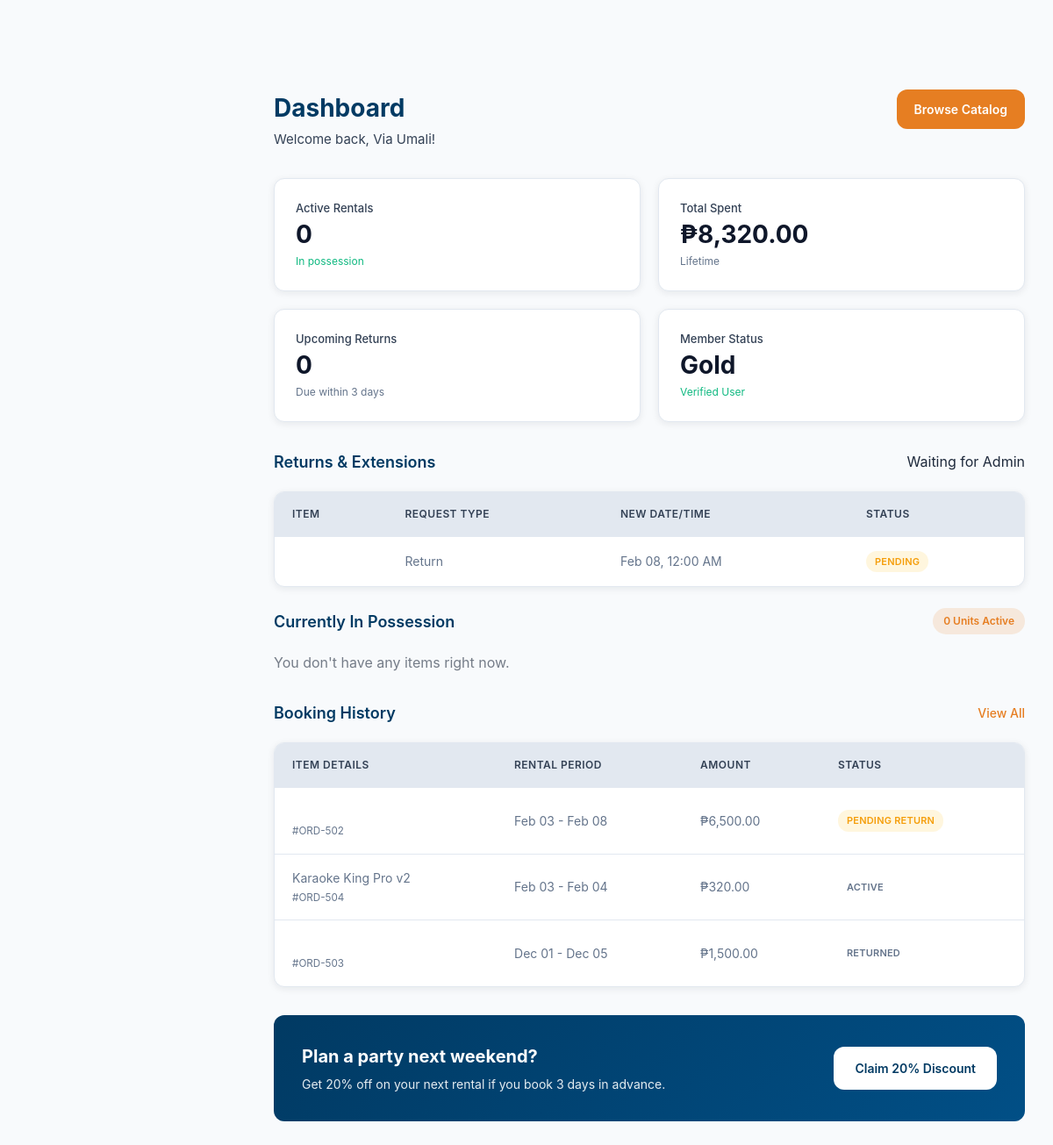
Page /client/dashboard/dashboard.php (signed in) on the committed database.
### tables this page shows
CREATE TABLE IF NOT EXISTS `users` (
  `id` int(11) NOT NULL AUTO_INCREMENT,
  `full_name` varchar(100) DEFAULT NULL,
  `email` varchar(100) NOT NULL,
  `phone` varchar(20) DEFAULT NULL,
  `password` varchar(255) NOT NULL,
  `profile_picture` longblob DEFAULT NULL,
  `id_front` longblob DEFAULT NULL,
  `id_back` longblob DEFAULT NULL,
  `address` text DEFAULT NULL,
  `role` enum('admin','customer') DEFAULT 'customer',
  `created_at` timestamp NOT NULL DEFAULT current_timestamp(),
  `updated_at` timestamp NOT NULL DEFAULT current_timestamp() ON UPDATE current_timestamp(),
  `reset_token` varchar(255) DEFAULT NULL,
  `reset_expiry` datetime DEFAULT NULL,
  `membership_level` varchar(20) DEFAULT 'Bronze',
  PRIMARY KEY (`id`),
  UNIQUE KEY `email` (`email`)
);

CREATE TABLE IF NOT EXISTS `rental` (
  `order_id` int(11) NOT NULL AUTO_INCREMENT,
  `user_id` int(11) DEFAULT NULL,
  `rental_status` varchar(50) DEFAULT NULL,
  `total_price` decimal(10,2) DEFAULT NULL,
  `late_fee` decimal(10,2) DEFAULT 0.00,
  `venue` varchar(255) DEFAULT NULL,
  `customer_address` text DEFAULT NULL,
  `start_date` date DEFAULT NULL,
  `end_date` date DEFAULT NULL,
  PRIMARY KEY (`order_id`),
  KEY `fk_user_rental` (`user_id`)
);

CREATE TABLE IF NOT EXISTS `item` (
  `item_id` int(11) NOT NULL AUTO_INCREMENT,
  `item_name` varchar(255) NOT NULL,
  `description` text DEFAULT NULL,
  `category` varchar(100) DEFAULT NULL,
  `image` varchar(255) DEFAULT NULL,
  `rating` decimal(3,1) DEFAULT NULL,
  `reviews` int(11) DEFAULT NULL,
  `price_per_day` decimal(10,2) NOT NULL,
  `deposit` decimal(10,2) DEFAULT NULL,
  `condition` varchar(100) DEFAULT NULL,
  `status` varchar(50) DEFAULT 'Available',
  `maintenance_notes` text DEFAULT NULL,
  `total_times_rented` int(11) DEFAULT 0,
  PRIMARY KEY (`item_id`)
);

### client/dashboard/dashboard.php (the view, shortened to what this page needs)
<?php
include '../../shared/php/db_connection.php';
$user_id = $_SESSION['user_id'];
$user_query = mysqli_query($conn, "SELECT full_name, membership_level FROM USERS WHERE id = $user_id");
$user_data = mysqli_fetch_assoc($user_query);
$member_status = $user_data['membership_level'] ?? 'Bronze';
$res_spent = mysqli_query($conn, "SELECT SUM(total_price) AS total FROM RENTAL WHERE user_id = $user_id");
$total_spent = mysqli_fetch_assoc($res_spent)['total'] ?? 0;
$res_active = mysqli_query($conn, "SELECT COUNT(*) AS active_count FROM RENTAL WHERE user_id = $user_id AND rental_status = 'Rented'");
$active_count = mysqli_fetch_assoc($res_active)['active_count'] ?? 0;
$res_upcoming = mysqli_query($conn, "SELECT COUNT(*) AS upcoming FROM RENTAL WHERE user_id = $user_id AND rental_status = 'Rented' AND end_date BETWEEN CURDATE() AND DATE_ADD(CURDATE(), INTERVAL 3 DAY)");
$upcoming_returns = mysqli_fetch_assoc($res_upcoming)['upcoming'] ?? 0;
$pending_query = "SELECT r.*, i.item_name FROM RENTAL r
                  LEFT JOIN RENTAL_ITEM ri ON r.order_id = ri.order_id
                  LEFT JOIN ITEM i ON ri.item_id = i.item_id
                  WHERE r.user_id = $user_id
                  AND r.rental_status IN ('Pending Return', 'Pending Extension')";
$pending_result = mysqli_query($conn, $pending_query);
$active_rentals_query = "SELECT r.*, i.item_name FROM RENTAL r
                         LEFT JOIN RENTAL_ITEM ri ON r.order_id = ri.order_id
                         LEFT JOIN ITEM i ON ri.item_id = i.item_id
                         WHERE r.user_id = $user_id AND r.rental_status = 'Rented'";
$active_result = mysqli_query($conn, $active_rentals_query);
$history_query = "SELECT r.*, i.item_name FROM RENTAL r
                  LEFT JOIN RENTAL_ITEM ri ON r.order_id = ri.order_id
                  LEFT JOIN ITEM i ON ri.item_id = i.item_id
                  WHERE r.user_id = $user_id ORDER BY r.start_date DESC LIMIT 5";
$history_result = mysqli_query($conn, $history_query);
$current_db_status = $user_data['membership_level'] ?? 'Bronze';
$new_status = $current_db_status;
if ($total_spent >= 10000) {
    $new_status = 'Platinum';
} elseif ($total_spent >= 5000) {
    $new_status = 'Gold';
} elseif ($total_spent >= 1000) {
    $new_status = 'Silver';
}
if ($new_status != $current_db_status) {
    mysqli_query($conn, "UPDATE USERS SET membership_level = '$new_status' WHERE id = $user_id");
    $member_status = $new_status;
} else {
    $member_status = $current_db_status;
}
?>
<!DOCTYPE html>
<html lang="en">
<head>
    <link rel="stylesheet" href="../../shared/css/theme.css">
    <link rel="stylesheet" href="../../shared/css/globals.css">
    <link rel="stylesheet" href="../dashboard/dashboard.css">
</head>
<body>
    <div class="app-container">
        <main class="main-content">
            <div class="content-area">
                <div class="page-header-dashboard">
                    <div class="page-header-info">
                        <h1 class="page-title">Dashboard</h1>
                        <p class="page-subtitle">Welcome back, <?php echo htmlspecialchars($user_data['full_name']); ?>!</p>
                    </div>
                    <div class="page-header-actions">
                        <a href="../catalog/catalog.php" class="btn-new">Browse Catalog</a>
                    </div>
                </div>
                <section class="kpi-panel">
                    <div class="kpi-row">
                        <article class="kpi-card">
                            <div class="kpi-content">
                                <div class="kpi-label">Active Rentals</div>
                                <div class="kpi-value"><?php echo $active_count; ?></div>
                                <div class="kpi-sub positive">In possession</div>
                            </div>
                        </article>
                        <article class="kpi-card">
                            <div class="kpi-content">
                                <div class="kpi-label">Total Spent</div>
                                <div class="kpi-value">₱<?php echo number_format($total_spent, 2); ?></div>
                                <div class="kpi-sub">Lifetime</div>
                            </div>
                        </article>
                        <article class="kpi-card">
                            <div class="kpi-content">
                                <div class="kpi-label">Upcoming Returns</div>
                                <div class="kpi-value"><?php echo $upcoming_returns; ?></div>
                                <div class="kpi-sub <?php echo ($upcoming_returns > 0) ? 'warning' : ''; ?>">Due within 3 days</div>
                            </div>
                        </article>
                        <article class="kpi-card">
                            <div class="kpi-content">
                                <div class="kpi-label">Member Status</div>
                                <div class="kpi-value"><?php echo htmlspecialchars($member_status); ?></div>
                                <div class="kpi-sub positive">Verified User</div>
                            </div>
                        </article>
                    </div>
                </section>
                <section class="requests-section">
                    <div class="section-header">
                        <h2 class="section-title">Returns & Extensions</h2>
                        <span class="status-tag">Waiting for Admin</span>
                    </div>
                    <div class="history-panel">
                        <table class="history-table">
                            <thead>
                                <tr>
                                    <th>Item</th>
                                    <th>Request Type</th>
                                    <th>New Date/Time</th>
                                    <th>Status</th>
                                </tr>
                            </thead>
                            <tbody>
                                <?php if (mysqli_num_rows($pending_result) > 0): ?>
                                    <?php while($row = mysqli_fetch_assoc($pending_result)): ?>
                                    <tr>
                                        <td><strong><?php echo htmlspecialchars($row['item_name']); ?></strong></td>
                                        <td><?php echo ($row['rental_status'] == 'Pending Return') ? 'Return' : 'Extension'; ?></td>
                                        <td><?php echo date('M d, g:i A', strtotime($row['end_date'])); ?></td>
                                        <td><span class="status-pill status-pending">Pending</span></td>
                                    </tr>
                                    <?php endwhile; ?>
                                <?php else: ?>
                                    <tr><td colspan="4" style="text-align:center; opacity: 0.6; padding: 15px;">No pending requests.</td></tr>
                                <?php endif; ?>
                            </tbody>
                        </table>
                    </div>
                </section>
                <section class="active-rentals-section">
                    <div class="section-header">
                        <h2 class="section-title">Currently In Possession</h2>
                        <span class="units-badge"><?php echo $active_count; ?> Units Active</span>
                    </div>
                    <div class="rental-cards-row">
                        <?php if (mysqli_num_rows($active_result) > 0): ?>
                            <?php while($row = mysqli_fetch_assoc($active_result)): ?>
                            <article class="rental-card">
                                <div class="card-top">
                                    <div class="card-info">
                                        <span class="badge status-rented">Rented</span>
                                        <h3 class="card-title"><?php echo htmlspecialchars($row['item_name']); ?></h3>
                                        <div class="card-meta">Due: <?php echo date('M d, Y', strtotime($row['end_date'])); ?></div>
                                    </div>
                                </div>
                                <div class="card-actions">
    <form method="POST" action="dashboard.php" style="display:inline;">
        <input type="hidden" name="order_id" value="<?php echo $row['order_id']; ?>">
        <button type="submit" name="action" value="extend" class="btn-extend">Extend</button>
    </form>
    <form method="POST" action="dashboard.php" style="display:inline;">
        <input type="hidden" name="order_id" value="<?php echo $row['order_id']; ?>">
        <button type="submit" name="action" value="return" class="btn-return">Return</button>
    </form>
</div>
                            </article>
                            <?php endwhile; ?>
                        <?php else: ?>
                            <p style="grid-column: 1/-1; opacity: 0.6;">You don't have any items right now.</p>
                        <?php endif; ?>
                    </div>
                </section>
                <section class="history-section">
                    <div class="section-header">
                        <h2 class="section-title">Booking History</h2>
                        <a href="../bookinghistory/bookinghistory.php" class="view-all-link">View All</a>
                    </div>
                    <div class="history-panel">
                        <table class="history-table">
                            <thead>
                                <tr>
                                    <th>Item Details</th>
                                    <th>Rental Period</th>
                                    <th>Amount</th>
                                    <th>Status</th>
                                </tr>
                            </thead>
                            <tbody>
                                <?php while($row = mysqli_fetch_assoc($history_result)): ?>
                                <tr>
                                    <td><?php echo htmlspecialchars($row['item_name']); ?> <br> <small>#ORD-<?php echo $row['order_id']; ?></small></td>
                                    <td><?php echo date('M d', strtotime($row['start_date'])) . " - " . date('M d', strtotime($row['end_date'])); ?></td>
                                    <td>₱<?php echo number_format($row['total_price'], 2); ?></td>
                                    <td><span class="status-pill status-<?php echo strtolower($row['rental_status']); ?>"><?php echo $row['rental_status']; ?></span></td>
                                </tr>
                                <?php endwhile; ?>
                            </tbody>
                        </table>
                    </div>
                </section>
                <section class="promo-banner">
                    <div class="promo-content">
                        <div class="promo-text">
                            <h3>Plan a party next weekend?</h3>
                            <p>Get 20% off on your next rental if you book 3 days in advance.</p>
                        </div>
                        <a href="../client/catalog/catalog.html" class="promo-cta">Claim 20% Discount</a>
                    </div>
                </section>
            </div>
        </main>
    </div>
</body>
</html>

### shared/css/theme.css (style rules this page uses)
:root { --brand-primary: #013A63; --brand-primary-light: #014F86; --brand-primary-dark: #012A4A; --accent: #E67E22; --accent-hover: #D35400; --accent-light: #FFAA60; --accent-soft: #FFA970; --accent-muted: rgba(230, 126, 34, 0.15); --bg-primary: #F8FAFC; --bg-secondary: #F1F5F9; --bg-tertiary: #E2E8F0; --bg-card: #FFFFFF; --bg-elevated: #FFFFFF; --nav-bg: #013A63; --nav-bg-scroll: rgba(1, 58, 99, 0.98); --hero-top: #0A1628; --hero-bottom: #013A63; --panel-bg: #1e293b; --panel-border: rgba(255, 255, 255, 0.1); --footer-bg: #0F172A; --footer-text: #CBD5E1; --text-primary: #0F172A; --text-secondary: #334155; --text-tertiary: #64748B; --text-muted: #94A3B8; --text-inverse: #F8FAFC; --text-on-nav: #FFFFFF; --border-light: #E2E8F0; --border-medium: #CBD5E1; --border-dark: rgba(255, 255, 255, 0.1); --border-color: #E2E8F0; --success: #10B981; --success-bg: #D1FAE5; --warning: #F59E0B; --warning-bg: #FEF3C7; --danger: #EF4444; --danger-bg: #FEE2E2; --info: #3B82F6; --info-bg: #DBEAFE; --container-width: 1440px; --container-width-fluid: calc(100% - 40px); --container-width-auth: 500px; --gutter: 20px; --radius: 12px; --radius-sm: 8px; --radius-lg: 16px; --radius-xl: 24px; --transition: all 0.3s cubic-bezier(0.4, 0, 0.2, 1); --transition-fast: all 0.15s ease; --transition-speed: 0.3s; --transition-theme: background-color 0.3s ease, color 0.3s ease, border-color 0.3s ease, box-shadow 0.3s ease; --shadow-sm: 0 1px 2px rgba(15, 23, 42, 0.04); --shadow-md: 0 4px 20px rgba(15, 23, 42, 0.06); --shadow-lg: 0 12px 40px rgba(15, 23, 42, 0.1); --shadow-xl: 0 20px 60px rgba(15, 23, 42, 0.12); --shadow-card: 0 2px 8px rgba(15, 23, 42, 0.08); --shadow-elevated: 0 8px 30px rgba(15, 23, 42, 0.12); --nav-primary: var(--nav-bg); --text: var(--text-inverse); --card-bg: var(--bg-card); --section-light: var(--bg-secondary); --panel: var(--panel-bg); --section-title: #0F172A; --section-text: #64748B; --card-title: #0F172A; --card-text: #64748B; --icon-fill: #0F172A; --tab-text: #64748B; --tab-border: #E2E8F0; --heading-primary: #013A63; --heading-secondary: #014F86; --page-header-start: #013A63; --page-header-end: #014F86; --dropdown-bg: #FFFFFF; --dropdown-border: rgba(0, 0, 0, 0.1); --dropdown-divider: rgba(0, 0, 0, 0.06); --dropdown-hover: rgba(0, 0, 0, 0.04); --dropdown-text: #0F172A; --dropdown-text-muted: #64748B; --dropdown-unread-bg: rgba(251, 112, 18, 0.08); }

### rows in the picture
users: full_name "Via Umali", membership_level "Gold"
rental: shows "Return", end_date "Feb 08, 12:00 AM", order_id "502", start_date "Feb 03", end_date "Feb 08", total_price "6,500.00", rental_status "PENDING RETURN"
rental: item.item_name "Karaoke King Pro v2", order_id "504", start_date "Feb 03", end_date "Feb 04", total_price "320.00", rental_status "ACTIVE"
rental: order_id "503", start_date "Dec 01", end_date "Dec 05", total_price "1,500.00", rental_status "RETURNED"

### other values in the picture
$active_count "0"
$total_spent "8,320.00"
$upcoming_returns "0"
